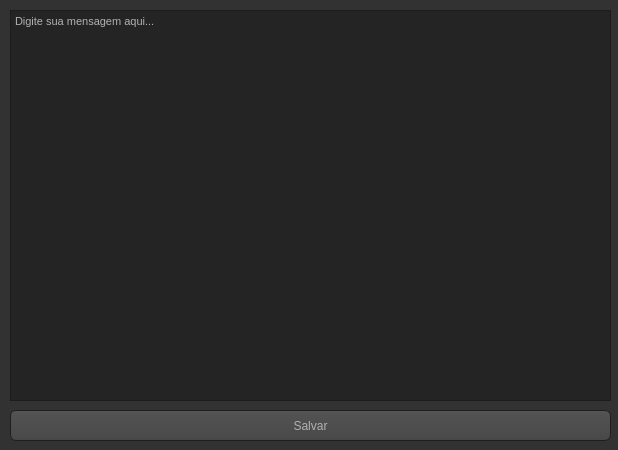
<?xml version="1.0" encoding="UTF-8"?>
<ui version="4.0">
 <class>jnlMensagem</class>
 <widget class="QWidget" name="jnlMensagem">
  <property name="geometry">
   <rect>
    <x>0</x>
    <y>0</y>
    <width>618</width>
    <height>450</height>
   </rect>
  </property>
  <property name="sizePolicy">
   <sizepolicy hsizetype="Fixed" vsizetype="Fixed">
    <horstretch>0</horstretch>
    <verstretch>0</verstretch>
   </sizepolicy>
  </property>
  <property name="minimumSize">
   <size>
    <width>618</width>
    <height>450</height>
   </size>
  </property>
  <property name="maximumSize">
   <size>
    <width>618</width>
    <height>450</height>
   </size>
  </property>
  <property name="windowTitle">
   <string>Mensagem</string>
  </property>
  <property name="styleSheet">
   <string notr="true">QToolTip
{
     border: 1px solid black;
     background-color: #ffa02f;
     padding: 1px;
     border-radius: 3px;
     opacity: 100;
}

QWidget
{
    color: #b1b1b1;
    background-color: #323232;
}

QWidget:item:hover
{
    background-color: QLinearGradient( x1: 0, y1: 0, x2: 0, y2: 1, stop: 0 #ffa02f, stop: 1 #ca0619);
    color: #000000;
}

QWidget:item:selected
{
    background-color: QLinearGradient( x1: 0, y1: 0, x2: 0, y2: 1, stop: 0 #ffa02f, stop: 1 #d7801a);
}

QMenuBar::item
{
    background: transparent;
}

QMenuBar::item:selected
{
    background: transparent;
    border: 1px solid #ffaa00;
}

QMenuBar::item:pressed
{
    background: #444;
    border: 1px solid #000;
    background-color: QLinearGradient(
        x1:0, y1:0,
        x2:0, y2:1,
        stop:1 #212121,
        stop:0.4 #343434/*,
        stop:0.2 #343434,
        stop:0.1 #ffaa00*/
    );
    margin-bottom:-1px;
    padding-bottom:1px;
}

QMenu
{
    border: 1px solid #000;
}

QMenu::item
{
    padding: 2px 20px 2px 20px;
}

QMenu::item:selected
{
    color: #000000;
}

QWidget:disabled
{
    color: #404040;
    background-color: #323232;
}

QAbstractItemView
{
    background-color: QLinearGradient( x1: 0, y1: 0, x2: 0, y2: 1, stop: 0 #4d4d4d, stop: 0.1 #646464, stop: 1 #5d5d5d);
}

QWidget:focus
{
    /*border: 2px solid QLinearGradient( x1: 0, y1: 0, x2: 0, y2: 1, stop: 0 #ffa02f, stop: 1 #d7801a);*/
}

QLineEdit
{
    background-color: QLinearGradient( x1: 0, y1: 0, x2: 0, y2: 1, stop: 0 #4d4d4d, stop: 0 #646464, stop: 1 #5d5d5d);
    padding: 1px;
    border-style: solid;
    border: 1px solid #1e1e1e;
    border-radius: 5;
}

QPushButton
{
    color: #b1b1b1;
    background-color: QLinearGradient( x1: 0, y1: 0, x2: 0, y2: 1, stop: 0 #565656, stop: 0.1 #525252, stop: 0.5 #4e4e4e, stop: 0.9 #4a4a4a, stop: 1 #464646);
    border-width: 1px;
    border-color: #1e1e1e;
    border-style: solid;
    border-radius: 6;
    padding: 3px;
    font-size: 12px;
    padding-left: 5px;
    padding-right: 5px;
}

QPushButton:pressed
{
    background-color: QLinearGradient( x1: 0, y1: 0, x2: 0, y2: 1, stop: 0 #2d2d2d, stop: 0.1 #2b2b2b, stop: 0.5 #292929, stop: 0.9 #282828, stop: 1 #252525);
}

QComboBox
{
    selection-background-color: #ffaa00;
    background-color: QLinearGradient( x1: 0, y1: 0, x2: 0, y2: 1, stop: 0 #565656, stop: 0.1 #525252, stop: 0.5 #4e4e4e, stop: 0.9 #4a4a4a, stop: 1 #464646);
    border-style: solid;
    border: 1px solid #1e1e1e;
    border-radius: 5;
}

QComboBox:hover,QPushButton:hover
{
    border: 2px solid QLinearGradient( x1: 0, y1: 0, x2: 0, y2: 1, stop: 0 #ffa02f, stop: 1 #d7801a);
}


QComboBox:on
{
    padding-top: 3px;
    padding-left: 4px;
    background-color: QLinearGradient( x1: 0, y1: 0, x2: 0, y2: 1, stop: 0 #2d2d2d, stop: 0.1 #2b2b2b, stop: 0.5 #292929, stop: 0.9 #282828, stop: 1 #252525);
    selection-background-color: #ffaa00;
}

QComboBox QAbstractItemView
{
    border: 2px solid darkgray;
    selection-background-color: QLinearGradient( x1: 0, y1: 0, x2: 0, y2: 1, stop: 0 #ffa02f, stop: 1 #d7801a);
}

QComboBox::drop-down
{
     subcontrol-origin: padding;
     subcontrol-position: top right;
     width: 15px;

     border-left-width: 0px;
     border-left-color: darkgray;
     border-left-style: solid; /* just a single line */
     border-top-right-radius: 3px; /* same radius as the QComboBox */
     border-bottom-right-radius: 3px;
 }

QComboBox::down-arrow
{
     image: url(:/imgs/down_arrow.png);
}

QGroupBox:focus
{
border: 2px solid QLinearGradient( x1: 0, y1: 0, x2: 0, y2: 1, stop: 0 #ffa02f, stop: 1 #d7801a);
}

QTextEdit:focus
{
    border: 2px solid QLinearGradient( x1: 0, y1: 0, x2: 0, y2: 1, stop: 0 #ffa02f, stop: 1 #d7801a);
}

QScrollBar:horizontal {
     border: 1px solid #222222;
     background: QLinearGradient( x1: 0, y1: 0, x2: 0, y2: 1, stop: 0.0 #121212, stop: 0.2 #282828, stop: 1 #484848);
     height: 7px;
     margin: 0px 16px 0 16px;
}

QScrollBar::handle:horizontal
{
      background: QLinearGradient( x1: 0, y1: 0, x2: 1, y2: 0, stop: 0 #ffa02f, stop: 0.5 #d7801a, stop: 1 #ffa02f);
      min-height: 20px;
      border-radius: 2px;
}

QScrollBar::add-line:horizontal {
      border: 1px solid #1b1b19;
      border-radius: 2px;
      background: QLinearGradient( x1: 0, y1: 0, x2: 1, y2: 0, stop: 0 #ffa02f, stop: 1 #d7801a);
      width: 14px;
      subcontrol-position: right;
      subcontrol-origin: margin;
}

QScrollBar::sub-line:horizontal {
      border: 1px solid #1b1b19;
      border-radius: 2px;
      background: QLinearGradient( x1: 0, y1: 0, x2: 1, y2: 0, stop: 0 #ffa02f, stop: 1 #d7801a);
      width: 14px;
     subcontrol-position: left;
     subcontrol-origin: margin;
}

QScrollBar::right-arrow:horizontal, QScrollBar::left-arrow:horizontal
{
      border: 1px solid black;
      width: 1px;
      height: 1px;
      background: white;
}

QScrollBar::add-page:horizontal, QScrollBar::sub-page:horizontal
{
      background: none;
}

QScrollBar:vertical
{
      background: QLinearGradient( x1: 0, y1: 0, x2: 1, y2: 0, stop: 0.0 #121212, stop: 0.2 #282828, stop: 1 #484848);
      width: 7px;
      margin: 16px 0 16px 0;
      border: 1px solid #222222;
}

QScrollBar::handle:vertical
{
      background: QLinearGradient( x1: 0, y1: 0, x2: 0, y2: 1, stop: 0 #ffa02f, stop: 0.5 #d7801a, stop: 1 #ffa02f);
      min-height: 20px;
      border-radius: 2px;
}

QScrollBar::add-line:vertical
{
      border: 1px solid #1b1b19;
      border-radius: 2px;
      background: QLinearGradient( x1: 0, y1: 0, x2: 0, y2: 1, stop: 0 #ffa02f, stop: 1 #d7801a);
      height: 14px;
      subcontrol-position: bottom;
      subcontrol-origin: margin;
}

QScrollBar::sub-line:vertical
{
      border: 1px solid #1b1b19;
      border-radius: 2px;
      background: QLinearGradient( x1: 0, y1: 0, x2: 0, y2: 1, stop: 0 #d7801a, stop: 1 #ffa02f);
      height: 14px;
      subcontrol-position: top;
      subcontrol-origin: margin;
}

QScrollBar::up-arrow:vertical, QScrollBar::down-arrow:vertical
{
      border: 1px solid black;
      width: 1px;
      height: 1px;
      background: white;
}


QScrollBar::add-page:vertical, QScrollBar::sub-page:vertical
{
      background: none;
}

QTextEdit
{
    background-color: #242424;
}

QPlainTextEdit
{
    background-color: #242424;
}

QHeaderView::section
{
    background-color: QLinearGradient(x1:0, y1:0, x2:0, y2:1, stop:0 #616161, stop: 0.5 #505050, stop: 0.6 #434343, stop:1 #656565);
    color: white;
    padding-left: 4px;
    border: 1px solid #6c6c6c;
}

QCheckBox:disabled
{
color: #414141;
}

QDockWidget::title
{
    text-align: center;
    spacing: 3px; /* spacing between items in the tool bar */
    background-color: QLinearGradient(x1:0, y1:0, x2:0, y2:1, stop:0 #323232, stop: 0.5 #242424, stop:1 #323232);
}

QDockWidget::close-button, QDockWidget::float-button
{
    text-align: center;
    spacing: 1px; /* spacing between items in the tool bar */
    background-color: QLinearGradient(x1:0, y1:0, x2:0, y2:1, stop:0 #323232, stop: 0.5 #242424, stop:1 #323232);
}

QDockWidget::close-button:hover, QDockWidget::float-button:hover
{
    background: #242424;
}

QDockWidget::close-button:pressed, QDockWidget::float-button:pressed
{
    padding: 1px -1px -1px 1px;
}

QMainWindow::separator
{
    background-color: QLinearGradient(x1:0, y1:0, x2:0, y2:1, stop:0 #161616, stop: 0.5 #151515, stop: 0.6 #212121, stop:1 #343434);
    color: white;
    padding-left: 4px;
    border: 1px solid #4c4c4c;
    spacing: 3px; /* spacing between items in the tool bar */
}

QMainWindow::separator:hover
{

    background-color: QLinearGradient(x1:0, y1:0, x2:0, y2:1, stop:0 #d7801a, stop:0.5 #b56c17 stop:1 #ffa02f);
    color: white;
    padding-left: 4px;
    border: 1px solid #6c6c6c;
    spacing: 3px; /* spacing between items in the tool bar */
}

QToolBar::handle
{
     spacing: 3px; /* spacing between items in the tool bar */
     background: url(:/imgs/handle.png);
}

QMenu::separator
{
    height: 2px;
    background-color: QLinearGradient(x1:0, y1:0, x2:0, y2:1, stop:0 #161616, stop: 0.5 #151515, stop: 0.6 #212121, stop:1 #343434);
    color: white;
    padding-left: 4px;
    margin-left: 10px;
    margin-right: 5px;
}

QProgressBar
{
    border: 2px solid grey;
    border-radius: 5px;
    text-align: center;
}

QProgressBar::chunk
{
    background-color: #d7801a;
    width: 2.15px;
    margin: 0.5px;
}

QTabBar::tab {
    color: #b1b1b1;
    border: 1px solid #444;
    border-bottom-style: none;
    background-color: #323232;
    padding-left: 10px;
    padding-right: 10px;
    padding-top: 3px;
    padding-bottom: 2px;
    margin-right: -1px;
}

QTabWidget::pane {
    border: 1px solid #444;
    top: 1px;
}

QTabBar::tab:last
{
    margin-right: 0; /* the last selected tab has nothing to overlap with on the right */
    border-top-right-radius: 3px;
}

QTabBar::tab:first:!selected
{
 margin-left: 0px; /* the last selected tab has nothing to overlap with on the right */


    border-top-left-radius: 3px;
}

QTabBar::tab:!selected
{
    color: #b1b1b1;
    border-bottom-style: solid;
    margin-top: 3px;
    background-color: QLinearGradient(x1:0, y1:0, x2:0, y2:1, stop:1 #212121, stop:.4 #343434);
}

QTabBar::tab:selected
{
    border-top-left-radius: 3px;
    border-top-right-radius: 3px;
    margin-bottom: 0px;
}

QTabBar::tab:!selected:hover
{
    /*border-top: 2px solid #ffaa00;
    padding-bottom: 3px;*/
    border-top-left-radius: 3px;
    border-top-right-radius: 3px;
    background-color: QLinearGradient(x1:0, y1:0, x2:0, y2:1, stop:1 #212121, stop:0.4 #343434, stop:0.2 #343434, stop:0.1 #ffaa00);
}

QRadioButton::indicator:checked, QRadioButton::indicator:unchecked{
    color: #b1b1b1;
    background-color: #323232;
    border: 1px solid #b1b1b1;
    border-radius: 6px;
}

QRadioButton::indicator:checked
{
    background-color: qradialgradient(
        cx: 0.5, cy: 0.5,
        fx: 0.5, fy: 0.5,
        radius: 1.0,
        stop: 0.25 #ffaa00,
        stop: 0.3 #323232
    );
}

QCheckBox::indicator{
    color: #b1b1b1;
    background-color: #323232;
    border: 1px solid #b1b1b1;
    width: 9px;
    height: 9px;
}

QRadioButton::indicator
{
    border-radius: 6px;
}

QRadioButton::indicator:hover, QCheckBox::indicator:hover
{
    border: 1px solid #ffaa00;
}

QCheckBox::indicator:checked
{
    image:url(:/imgs/checkbox.png);
}

QCheckBox::indicator:disabled, QRadioButton::indicator:disabled
{
    border: 1px solid #444;
}</string>
  </property>
  <widget class="QTextEdit" name="txtMensagem">
   <property name="geometry">
    <rect>
     <x>10</x>
     <y>10</y>
     <width>601</width>
     <height>391</height>
    </rect>
   </property>
   <property name="sizePolicy">
    <sizepolicy hsizetype="MinimumExpanding" vsizetype="MinimumExpanding">
     <horstretch>0</horstretch>
     <verstretch>0</verstretch>
    </sizepolicy>
   </property>
   <property name="autoFillBackground">
    <bool>false</bool>
   </property>
   <property name="html">
    <string>&lt;!DOCTYPE HTML PUBLIC &quot;-//W3C//DTD HTML 4.0//EN&quot; &quot;http://www.w3.org/TR/REC-html40/strict.dtd&quot;&gt;
&lt;html&gt;&lt;head&gt;&lt;meta name=&quot;qrichtext&quot; content=&quot;1&quot; /&gt;&lt;style type=&quot;text/css&quot;&gt;
p, li { white-space: pre-wrap; }
&lt;/style&gt;&lt;/head&gt;&lt;body style=&quot; font-family:'MS Shell Dlg 2'; font-size:8.25pt; font-weight:400; font-style:normal;&quot;&gt;
&lt;p style=&quot; margin-top:0px; margin-bottom:0px; margin-left:0px; margin-right:0px; -qt-block-indent:0; text-indent:0px;&quot;&gt;Digite sua mensagem aqui...&lt;/p&gt;&lt;/body&gt;&lt;/html&gt;</string>
   </property>
  </widget>
  <widget class="QPushButton" name="btSalvar">
   <property name="geometry">
    <rect>
     <x>10</x>
     <y>410</y>
     <width>601</width>
     <height>31</height>
    </rect>
   </property>
   <property name="sizePolicy">
    <sizepolicy hsizetype="MinimumExpanding" vsizetype="Fixed">
     <horstretch>0</horstretch>
     <verstretch>0</verstretch>
    </sizepolicy>
   </property>
   <property name="text">
    <string>Salvar</string>
   </property>
  </widget>
 </widget>
 <resources/>
 <connections/>
</ui>
